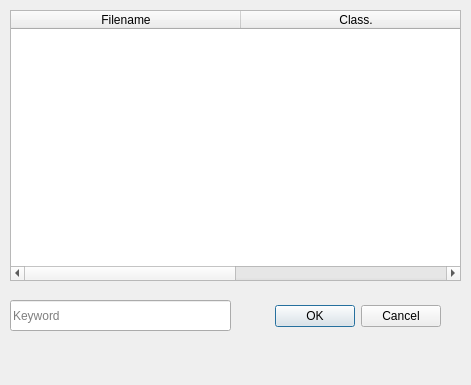
<?xml version="1.0" encoding="UTF-8"?>
<ui version="4.0">
 <class>Dialog</class>
 <widget class="QDialog" name="Dialog">
  <property name="geometry">
   <rect>
    <x>0</x>
    <y>0</y>
    <width>471</width>
    <height>385</height>
   </rect>
  </property>
  <property name="windowTitle">
   <string>Dialog</string>
  </property>
  <widget class="QDialogButtonBox" name="buttonBox">
   <property name="enabled">
    <bool>true</bool>
   </property>
   <property name="geometry">
    <rect>
     <x>250</x>
     <y>300</y>
     <width>191</width>
     <height>32</height>
    </rect>
   </property>
   <property name="orientation">
    <enum>Qt::Horizontal</enum>
   </property>
   <property name="standardButtons">
    <set>QDialogButtonBox::Cancel|QDialogButtonBox::Ok</set>
   </property>
  </widget>
  <widget class="QTableWidget" name="tableWidget">
   <property name="geometry">
    <rect>
     <x>10</x>
     <y>10</y>
     <width>451</width>
     <height>271</height>
    </rect>
   </property>
   <property name="editTriggers">
    <set>QAbstractItemView::NoEditTriggers</set>
   </property>
   <attribute name="horizontalHeaderDefaultSectionSize">
    <number>230</number>
   </attribute>
   <attribute name="verticalHeaderVisible">
    <bool>false</bool>
   </attribute>
   <column>
    <property name="text">
     <string>Filename</string>
    </property>
   </column>
   <column>
    <property name="text">
     <string>Class.</string>
    </property>
   </column>
  </widget>
  <widget class="QLineEdit" name="lineEdit">
   <property name="geometry">
    <rect>
     <x>10</x>
     <y>300</y>
     <width>221</width>
     <height>31</height>
    </rect>
   </property>
   <property name="text">
    <string/>
   </property>
   <property name="placeholderText">
    <string>Keyword</string>
   </property>
  </widget>
 </widget>
 <resources/>
 <connections>
  <connection>
   <sender>buttonBox</sender>
   <signal>accepted()</signal>
   <receiver>Dialog</receiver>
   <slot>accept()</slot>
   <hints>
    <hint type="sourcelabel">
     <x>248</x>
     <y>254</y>
    </hint>
    <hint type="destinationlabel">
     <x>157</x>
     <y>274</y>
    </hint>
   </hints>
  </connection>
  <connection>
   <sender>buttonBox</sender>
   <signal>rejected()</signal>
   <receiver>Dialog</receiver>
   <slot>reject()</slot>
   <hints>
    <hint type="sourcelabel">
     <x>316</x>
     <y>260</y>
    </hint>
    <hint type="destinationlabel">
     <x>286</x>
     <y>274</y>
    </hint>
   </hints>
  </connection>
 </connections>
</ui>
